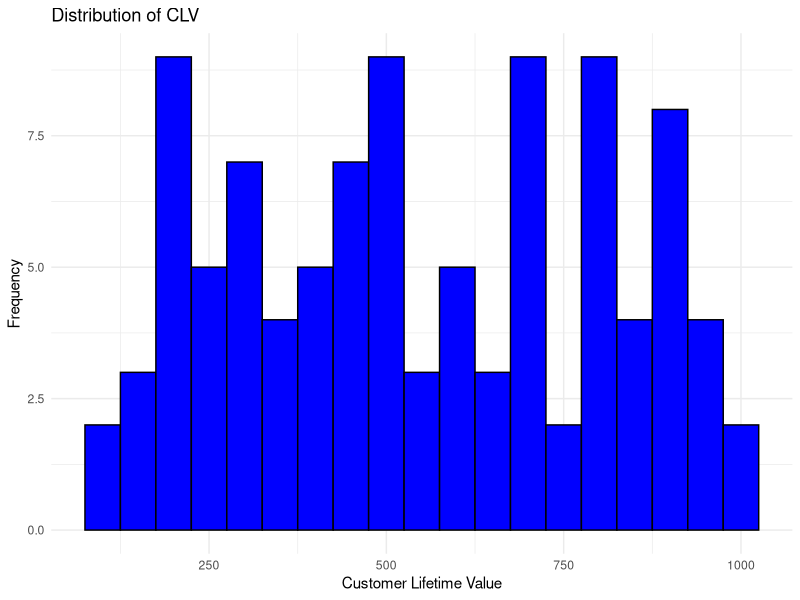

Generate this figure with R:
library(dplyr) 
library(ggplot2) 
install.packages("dplyr")
install.packages("ggplot2")
set.seed(123)
customers <- data.frame(
  customer_id = 1:100,
  total_spend = runif(100, min = 100, max = 1000),
  total_orders = sample(1:10, 100, replace = TRUE),
  tenure_months = sample(12:120, 100, replace = TRUE)
)
print(customers)

print(head(customers))
avg_purchase_value = customers$total_spend /customers$total_orders
print(avg_purchase_value)
purchase_frequency = customers$total_orders / customers$tenure_months
print(purchase_frequency)
clv = avg_purchase_value * purchase_frequency * customers$tenure_months
head(clv)
ggplot(customers, aes(x = clv)) + geom_histogram(binwidth = 50, fill = "blue", color = "black") + labs(title = "Distribution of CLV",x = "Customer Lifetime Value",y = "Frequency") +theme_minimal()
summary(customers$clv)

